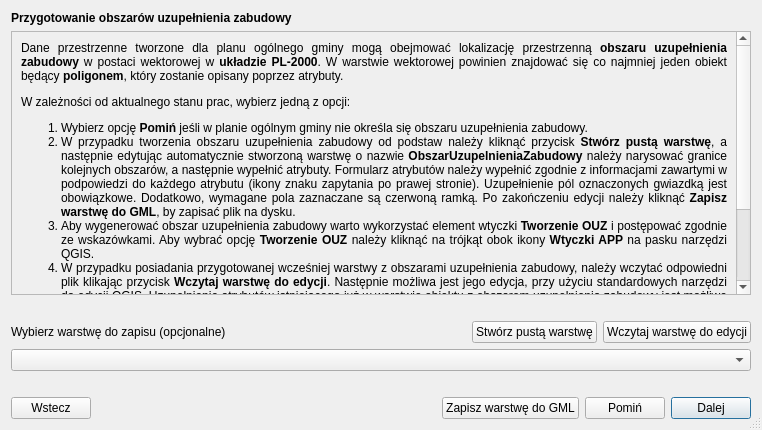
<?xml version="1.0" encoding="UTF-8"?>
<ui version="4.0">
 <class>Dialog</class>
 <widget class="QDialog" name="Dialog">
  <property name="enabled">
   <bool>true</bool>
  </property>
  <property name="geometry">
   <rect>
    <x>0</x>
    <y>0</y>
    <width>762</width>
    <height>430</height>
   </rect>
  </property>
  <property name="windowTitle">
   <string>Dialog</string>
  </property>
  <property name="sizeGripEnabled">
   <bool>true</bool>
  </property>
  <layout class="QGridLayout" name="gridLayout_2">
   <item row="0" column="0">
    <layout class="QVBoxLayout" name="verticalLayout">
     <item>
      <widget class="QLabel" name="title_lbl">
       <property name="font">
        <font>
         <weight>75</weight>
         <bold>true</bold>
        </font>
       </property>
       <property name="text">
        <string>Przygotowanie obszarów uzupełnienia zabudowy</string>
       </property>
       <property name="margin">
        <number>7</number>
       </property>
      </widget>
     </item>
     <item>
      <widget class="QScrollArea" name="instruction_scrollArea">
       <property name="widgetResizable">
        <bool>true</bool>
       </property>
       <widget class="QWidget" name="scrollAreaWidgetContents">
        <property name="geometry">
         <rect>
          <x>0</x>
          <y>0</y>
          <width>723</width>
          <height>327</height>
         </rect>
        </property>
        <layout class="QGridLayout" name="gridLayout">
         <item row="0" column="0">
          <widget class="QLabel" name="instruction_lbl">
           <property name="font">
            <font>
             <stylestrategy>PreferDefault</stylestrategy>
            </font>
           </property>
           <property name="text">
            <string>&lt;!DOCTYPE html&gt;
&lt;html&gt;
&lt;head&gt;
  &lt;title&gt;New Page&lt;/title&gt;
&lt;/head&gt;
&lt;body&gt;
  &lt;p&gt;Dane przestrzenne tworzone dla planu ogólnego gminy mogą obejmować lokalizację przestrzenną &lt;b&gt;obszaru uzupełnienia zabudowy&lt;/b&gt; w postaci wektorowej w &lt;b&gt;układzie PL-2000&lt;/b&gt;. W warstwie wektorowej powinien znajdować się co najmniej jeden obiekt będący &lt;b&gt;poligonem&lt;/b&gt;, który zostanie opisany poprzez atrybuty.&lt;/p&gt;
  &lt;p&gt;W zależności od aktualnego stanu prac, wybierz jedną z opcji:&lt;/p&gt;
  &lt;ol&gt;
    &lt;li&gt;Wybierz opcję &lt;b&gt;Pomiń&lt;/b&gt; jeśli w planie ogólnym gminy nie określa się obszaru uzupełnienia zabudowy.&lt;/li&gt;
    &lt;li&gt;W przypadku tworzenia obszaru uzupełnienia zabudowy od podstaw należy kliknąć przycisk &lt;b&gt;Stwórz pustą warstwę&lt;/b&gt;, a następnie edytując automatycznie stworzoną warstwę o nazwie &lt;b&gt;ObszarUzupelnieniaZabudowy&lt;/b&gt; należy narysować granice kolejnych obszarów, a następnie wypełnić atrybuty. Formularz atrybutów należy wypełnić zgodnie z informacjami zawartymi w podpowiedzi do każdego atrybutu (ikony znaku zapytania po prawej stronie). Uzupełnienie pól oznaczonych gwiazdką jest obowiązkowe. Dodatkowo, wymagane pola zaznaczane są czerwoną ramką. Po zakończeniu edycji należy kliknąć &lt;b&gt;Zapisz warstwę do GML&lt;/b&gt;, by zapisać plik na dysku.&lt;/li&gt;
    &lt;li&gt;Aby wygenerować obszar uzupełnienia zabudowy warto wykorzystać element wtyczki &lt;b&gt;Tworzenie OUZ&lt;/b&gt; i postępować zgodnie ze wskazówkami. Aby wybrać opcję &lt;b&gt;Tworzenie OUZ&lt;/b&gt; należy kliknąć na trójkąt obok ikony &lt;b&gt;Wtyczki APP&lt;/b&gt; na pasku narzędzi QGIS.&lt;/li&gt;
    &lt;li&gt;W przypadku posiadania przygotowanej wcześniej warstwy z obszarami uzupełnienia zabudowy, należy wczytać odpowiedni plik klikając przycisk &lt;b&gt;Wczytaj warstwę do edycji&lt;/b&gt;. Następnie możliwa jest jego edycja, przy użyciu standardowych narzędzi do edycji QGIS. Uzupełnienie atrybutów istniejącego już w warstwie obiektu z obszarem uzupełnienia zabudowy jest możliwe po kliknięciu na obiekt przy użyciu standardowego narzędzia QGIS &lt;b&gt;Informacje o obiekcie&lt;/b&gt;. Po zakończeniu edycji należy kliknąć &lt;b&gt;Zapisz warstwę do GML&lt;/b&gt;, by zapisać plik na dysku.&lt;/li&gt;
  &lt;/ol&gt;
  &lt;p&gt;Wczytanie obszaru uzupełnienia zabudowy w kroku 3, pozwala na automatyczne sprawdzenie poprawności geometrii, w tym w zakresie wykraczania poza obszar POG. Zapisanie poprawnego pliku w formacie GML przy użyciu przycisku &lt;b&gt;Zapisz warstwę do GML&lt;/b&gt;, umożliwia również ponowne wczytanie zapisanej warstwy do wtyczki w celu dalszej pracy. Istnieje możliwość pominięcia kroku 3. W tym celu należy wybrać opcję &lt;b&gt;Pomiń&lt;/b&gt;.&lt;/p&gt;
&lt;/body&gt;
&lt;/html&gt;</string>
           </property>
           <property name="alignment">
            <set>Qt::AlignJustify|Qt::AlignVCenter</set>
           </property>
           <property name="wordWrap">
            <bool>true</bool>
           </property>
           <property name="openExternalLinks">
            <bool>true</bool>
           </property>
          </widget>
         </item>
        </layout>
       </widget>
      </widget>
     </item>
     <item>
      <widget class="QLabel" name="empty1_lbl">
       <property name="text">
        <string/>
       </property>
      </widget>
     </item>
     <item>
      <layout class="QHBoxLayout" name="horizontalLayout_4">
       <item>
        <widget class="QLabel" name="addAppShp_lbl">
         <property name="text">
          <string>Wybierz warstwę do zapisu (opcjonalne)</string>
         </property>
         <property name="margin">
          <number>0</number>
         </property>
        </widget>
       </item>
       <item>
        <spacer name="horizontalSpacer_2">
         <property name="orientation">
          <enum>Qt::Horizontal</enum>
         </property>
         <property name="sizeHint" stdset="0">
          <size>
           <width>40</width>
           <height>20</height>
          </size>
         </property>
        </spacer>
       </item>
       <item>
        <widget class="QPushButton" name="generateTemporaryLayer_btn">
         <property name="text">
          <string>Stwórz pustą warstwę</string>
         </property>
        </widget>
       </item>
       <item>
        <widget class="QPushButton" name="loadLayerEdit">
         <property name="text">
          <string>Wczytaj warstwę do edycji</string>
         </property>
        </widget>
       </item>
      </layout>
     </item>
     <item>
      <layout class="QHBoxLayout" name="horizontalLayout">
       <item>
        <widget class="QgsMapLayerComboBox" name="layers_comboBox">
         <property name="allowEmptyLayer">
          <bool>false</bool>
         </property>
         <property name="showCrs">
          <bool>true</bool>
         </property>
        </widget>
       </item>
      </layout>
     </item>
     <item>
      <widget class="QLabel" name="empty2_lbl">
       <property name="text">
        <string/>
       </property>
      </widget>
     </item>
     <item>
      <layout class="QHBoxLayout" name="horizontalLayout_2">
       <item>
        <widget class="QPushButton" name="prev_btn">
         <property name="enabled">
          <bool>true</bool>
         </property>
         <property name="text">
          <string>Wstecz</string>
         </property>
        </widget>
       </item>
       <item>
        <spacer name="horizontalSpacer">
         <property name="orientation">
          <enum>Qt::Horizontal</enum>
         </property>
         <property name="sizeHint" stdset="0">
          <size>
           <width>40</width>
           <height>20</height>
          </size>
         </property>
        </spacer>
       </item>
       <item>
        <widget class="QPushButton" name="saveLayer">
         <property name="text">
          <string>Zapisz warstwę do GML</string>
         </property>
        </widget>
       </item>
       <item>
        <widget class="QPushButton" name="skip_btn">
         <property name="toolTip">
          <string>Pominięcie tworzenia formularza dla POG. Przeniesienie do formularza dla dokumentów formalnych.</string>
         </property>
         <property name="text">
          <string>Pomiń</string>
         </property>
        </widget>
       </item>
       <item>
        <widget class="QPushButton" name="next_btn">
         <property name="text">
          <string>Dalej</string>
         </property>
         <property name="default">
          <bool>true</bool>
         </property>
        </widget>
       </item>
      </layout>
     </item>
    </layout>
   </item>
  </layout>
 </widget>
 <customwidgets>
  <customwidget>
   <class>QgsMapLayerComboBox</class>
   <extends>QComboBox</extends>
   <header>qgsmaplayercombobox.h</header>
  </customwidget>
 </customwidgets>
 <resources/>
 <connections/>
</ui>
